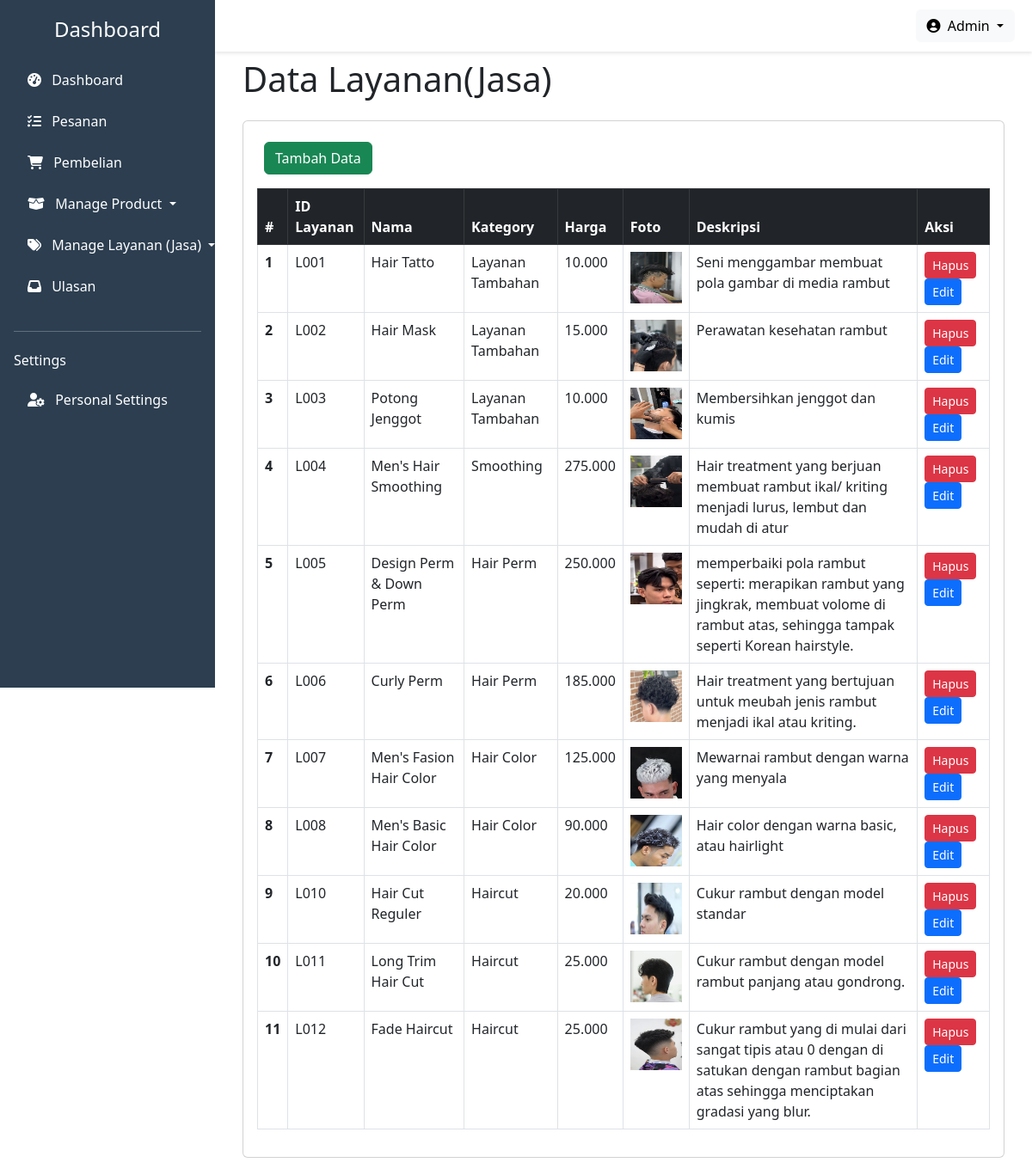
The app's page /Dashboard/data_jasa.php (signed in) with its own data.
### tables this page shows
CREATE TABLE `layanan` (
  `id_layanan` varchar(36) NOT NULL,
  `nama_layanan` varchar(50) DEFAULT NULL,
  `kategori` varchar(30) DEFAULT NULL,
  `harga_layanan` int(11) DEFAULT NULL,
  `deskripsi` text DEFAULT NULL,
  `gambar` varchar(255) NOT NULL
);

### Dashboard/data_jasa.php (the view, shortened to what this page needs)
<?php
    require_once '../koneksi.php';
?>
<!DOCTYPE html>
<html lang="en">
<head>
    <link href="https://cdn.jsdelivr.net/npm/bootstrap@5.3.0/dist/css/bootstrap.min.css" rel="stylesheet" />
    <link rel="stylesheet" href="https://cdnjs.cloudflare.com/ajax/libs/font-awesome/6.4.0/css/all.min.css" />
</head>
<body>
    <div class="sidebar" id="sidebar">
        <div class="sidebar-header text-center mb-4">
            <h4>Dashboard</h4>
        </div>
        <ul class="nav flex-column px-3">
            <li class="nav-item mb-2">
                <a class="nav-link text-white" href="dashboard.php"><i class="fas fa-tachometer-alt me-2"></i> Dashboard</a>
            </li>
            <li class="nav-item mb-2">
                <a class="nav-link text-white" href="pesanan.php"><i class="fas fa-tasks me-2"></i> Pesanan</a>
            </li>
            <li class="nav-item mb-2">
                <a class="nav-link text-white" href="#"><i class="fas fa-shopping-cart me-2"></i> Pembelian</a>
            </li>
            <li class="nav-item mb-2">
                <a class="nav-link text-white dropdown-toggle" href="#" role="button" data-bs-toggle="dropdown" aria-expanded="false">
                    <i class="fas fa-box-open me-2"></i> Manage Product
                </a>
            </li>
            <li class="nav-item mb-2">
                <a class="nav-link text-white dropdown-toggle" href="#" role="button" data-bs-toggle="dropdown" aria-expanded="false">
                    <i class="fas fa-tags me-2"></i> Manage Layanan (Jasa)
                </a>
            </li>
            <li class="nav-item mb-2">
                <a class="nav-link text-white" href="data_ulasan.php"><i class="fas fa-inbox me-2"></i> Ulasan</a>
            </li>
        </ul>
        <hr class="bg-light mx-3 my-4" />
        <h6 class="px-3 mb-3">Settings</h6>
        <ul class="nav flex-column px-3">
            <li class="nav-item mb-2">
                <a class="nav-link text-white" href="#"><i class="fas fa-user-cog me-2"></i> Personal Settings</a>
            </li>
        </ul>
    </div>
    <div class="header">
        <div class="dropdown">
            <button class="btn btn-light dropdown-toggle" type="button" id="dropdownMenuButton" data-bs-toggle="dropdown" aria-expanded="false">
                <i class="fas fa-user-circle me-1"></i> Admin
            </button>
        </div>
    </div>
    <div class="main-content mt-4">
        <div class="container-fluid pt-4">
            <h1 class="mb-4">Data Layanan(Jasa)</h1>
            <div class="card">
                <div class="card-body">
                    <div class="d-flex justify-content-between mb-2">
                        <div class="p-2 bd-highlight">
                            <a href="tambah_jasa.php" class="btn btn-success" type="submit">Tambah Data</a>
                        </div>
                    </div>
                    <table class="table table-bordered" id="dataTable">
                        <thead class="table-dark">
                            <tr>
                                <th scope="col">#</th>
                                <th scope="col">ID Layanan</th>
                                <th scope="col">Nama</th>
                                <th scope="col">Kategory</th>
                                <th scope="col">Harga</th>
                                <th scope="col">Foto</th>
                                <th scope="col">Deskripsi</th>
                                <th scope="col">Aksi</th>
                            </tr>
                        </thead>
                        <tbody>
                            <?php
                            $no = 1;
                            $result = mysqli_query($koneksi, "SELECT * FROM layanan ORDER BY id_layanan ASC");
                            while ($row = mysqli_fetch_assoc($result)) :
                            ?>
                                <tr>
                                    <th scope="row"><?= $no++ ?></th>
                                    <td><?= htmlspecialchars($row['id_layanan']) ?></td>
                                    <td><?= htmlspecialchars($row['nama_layanan']) ?></td>
                                    <td><?= htmlspecialchars($row['kategori']) ?></td>
                                    <td><?= number_format($row['harga_layanan'], 0, ',', '.') ?></td>
                                    <td>
                                        <?php if (!empty($row['gambar'])) : ?>
                                            <img src="data_gambar/<?= htmlspecialchars($row['gambar']) ?>" alt="gambar" style="width: 60px; height: 60px;">
                                        <?php else : ?>
                                            <em>Tidak ada gambar</em>
                                        <?php endif; ?>
                                    </td>
                                    <td><?= htmlspecialchars($row['deskripsi']) ?></td>
                                    <td>
                                        <div class="d-grid gap-2 d-md-block">
                                            <a href="Controller/jasa_controller.php?hapus_layanan=<?= $row['id_layanan'] ?>" class="btn btn-danger btn-sm" onclick="return confirm('Yakin ingin menghapus layanan ini?')">Hapus</a>
                                            <a href="edit_jasa.php?id=<?= $row['id_layanan'] ?>" class="btn btn-primary btn-sm">Edit</a>
                                        </div>
                                    </td>
                                </tr>
                            <?php endwhile; ?>
                        </tbody>
                    </table>
                </div>
            </div>
        </div>
    </div>
</body>
</html>

### Dashboard/data_jasa.php (style rules this page uses)
:root { --sidebar-width: 250px; --header-height: 60px; --sidebar-bg: #2c3e50; --header-bg: #ffffff; }
body { font-family: 'Segoe UI', Tahoma, Geneva, Verdana, sans-serif; overflow-x: hidden; }
.sidebar { width: var(--sidebar-width); height: 100vh; position: fixed; left: 0; top: 0; background-color: var(--sidebar-bg); color: white; padding: 20px 0; transition: all 0.3s; z-index: 1000; }
.main-content { margin-left: var(--sidebar-width); padding: 20px; min-height: calc(100vh - var(--header-height)); transition: all 0.3s; }
.header { height: var(--header-height); background-color: var(--header-bg); box-shadow: 0 2px 4px rgba(0, 0, 0, 0.1); position: fixed; width: calc(100% - var(--sidebar-width)); right: 0; top: 0; z-index: 900; transition: all 0.3s; display: flex; align-items: center; padding: 0 20px; gap: 1rem; }
.dropdown { margin-left: auto; }

### records on screen
layanan: id_layanan "L001", nama_layanan "Hair Tatto", kategori "Layanan Tambahan", harga_layanan "10.000", gambar (picture), deskripsi "Seni menggambar membuat pola gambar di media rambut"
layanan: id_layanan "L002", nama_layanan "Hair Mask", kategori "Layanan Tambahan", harga_layanan "15.000", gambar (picture), deskripsi "Perawatan kesehatan rambut"
layanan: id_layanan "L003", nama_layanan "Potong Jenggot", kategori "Layanan Tambahan", harga_layanan "10.000", gambar (picture), deskripsi "Membersihkan jenggot dan kumis"
layanan: id_layanan "L004", nama_layanan "Men's Hair Smoothing", kategori "Smoothing", harga_layanan "275.000", gambar (picture), deskripsi "Hair treatment yang berjuan membuat rambut ikal/ kriting menjadi lurus, lembut dan mudah di atur"
layanan: id_layanan "L005", nama_layanan "Design Perm & Down Perm", kategori "Hair Perm", harga_layanan "250.000", gambar (picture), deskripsi "memperbaiki pola rambut seperti: merapikan rambut yang jingkrak, membuat volome di rambut atas, sehingga tampak seperti Korean hairstyle."
layanan: id_layanan "L006", nama_layanan "Curly Perm", kategori "Hair Perm", harga_layanan "185.000", gambar (picture), deskripsi "Hair treatment yang bertujuan untuk meubah jenis rambut menjadi ikal atau kriting."
layanan: id_layanan "L007", nama_layanan "Men's Fasion Hair Color", kategori "Hair Color", harga_layanan "125.000", gambar (picture), deskripsi "Mewarnai rambut dengan warna yang menyala"
layanan: id_layanan "L008", nama_layanan "Men's Basic Hair Color", kategori "Hair Color", harga_layanan "90.000", gambar (picture), deskripsi "Hair color dengan warna basic, atau hairlight"
layanan: id_layanan "L010", nama_layanan "Hair Cut Reguler", kategori "Haircut", harga_layanan "20.000", gambar (picture), deskripsi "Cukur rambut dengan model standar"
layanan: id_layanan "L011", nama_layanan "Long Trim Hair Cut", kategori "Haircut", harga_layanan "25.000", gambar (picture), deskripsi "Cukur rambut dengan model rambut panjang atau gondrong."
layanan: id_layanan "L012", nama_layanan "Fade Haircut", kategori "Haircut", harga_layanan "25.000", gambar (picture), deskripsi "Cukur rambut yang di mulai dari sangat tipis atau 0 dengan di satukan dengan rambut bagian atas sehingga menciptakan gradasi yang blur."
